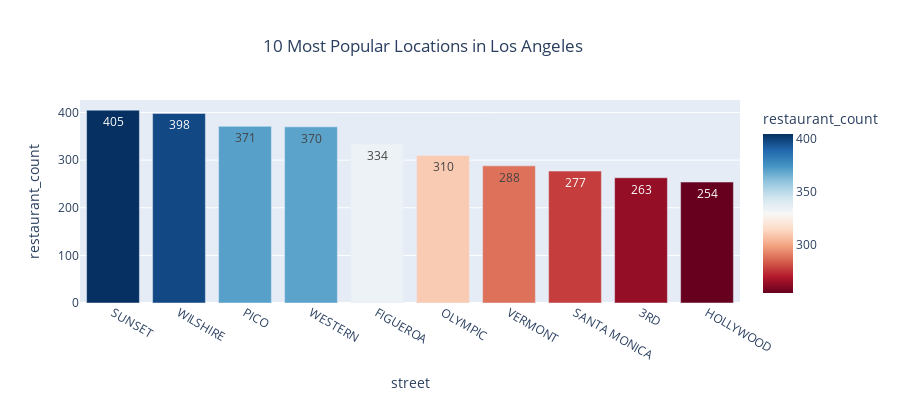

Notebook code for this chart:
### Markdown cell above
**Observations :**  

**We have now created a new column with the street name.** Next, we will calculate how many establishments each street has.

### Code cell
# Creating a dataset wit street counts
street_count = rest_data.groupby('street', as_index = False).agg({'object_name' : 'count', 'number' : 'sum'})
street_count.columns = ['street' , 'restaurant_count', 'seats']

# Sorting the values
street_count = street_count.sort_values(by = 'restaurant_count', ascending = False)

# Popular streets
popular = street_count.head(10)

# Display
display(popular)


# Unpopular streets
unpop = street_count.query('restaurant_count == 1')
# print
print('----------------------------------------------------------------------')
print('')
print('There are {:.0f} streets with only one restaurant.'.format(len(unpop)))
print('')
print('----------------------------------------------------------------------')

# Plot bar chart
fig = px.bar(popular, x = 'street', y = 'restaurant_count',
             text = 'restaurant_count',
             hover_data = ['restaurant_count', 'seats'], color = 'restaurant_count', height = 400,
             color_continuous_scale = px.colors.diverging.RdBu,
             title = {'text': '10 Most Popular Locations in Los Angeles',
                          'y':0.9,
                          'x':0.47,
                          'xanchor': 'center',
                          'yanchor': 'top'})
fig.show()

### Figure 1 — Plotly figure (JSON) as saved in the notebook; plotly's stock layout.template omitted (floating-point values rounded to 4 significant figures)
{"data": [{"alignmentgroup": "True", "customdata": [[405, 19401], [398, 20957], [371, 15042], [370, 15281], [334, 15047], [310, 15280], [288, 13067], [277, 9949], [263, 10660], [254, 14438]], "hoverlabel": {"namelength": 0}, "hovertemplate": "street=%{x}<br>restaurant_count=%{marker.color}<br>seats=%{customdata[1]}", "legendgroup": "", "marker": {"color": [405, 398, 371, 370, 334, 310, 288, 277, 263, 254], "coloraxis": "coloraxis"}, "name": "", "offsetgroup": "", "orientation": "v", "showlegend": false, "text": [405, 398, 371, 370, 334, 310, 288, 277, 263, 254], "textposition": "auto", "type": "bar", "x": ["SUNSET", "WILSHIRE", "PICO", "WESTERN", "FIGUEROA", "OLYMPIC", "VERMONT", "SANTA MONICA", "3RD", "HOLLYWOOD"], "xaxis": "x", "y": [405, 398, 371, 370, 334, 310, 288, 277, 263, 254], "yaxis": "y"}], "layout": {"barmode": "relative", "coloraxis": {"colorbar": {"title": {"text": "restaurant_count"}}, "colorscale": [[0, "rgb(103,0,31)"], [0.1, "rgb(178,24,43)"], [0.2, "rgb(214,96,77)"], [0.3, "rgb(244,165,130)"], [0.4, "rgb(253,219,199)"], [0.5, "rgb(247,247,247)"], [0.6, "rgb(209,229,240)"], [0.7, "rgb(146,197,222)"], [0.8, "rgb(67,147,195)"], [0.9, "rgb(33,102,172)"], [1, "rgb(5,48,97)"]]}, "height": 400, "legend": {"tracegroupgap": 0}, "title": {"text": "10 Most Popular Locations in Los Angeles", "x": 0.47, "xanchor": "center", "y": 0.9, "yanchor": "top"}, "xaxis": {"anchor": "y", "domain": [0, 1], "title": {"text": "street"}}, "yaxis": {"anchor": "x", "domain": [0, 1], "title": {"text": "restaurant_count"}}}}
